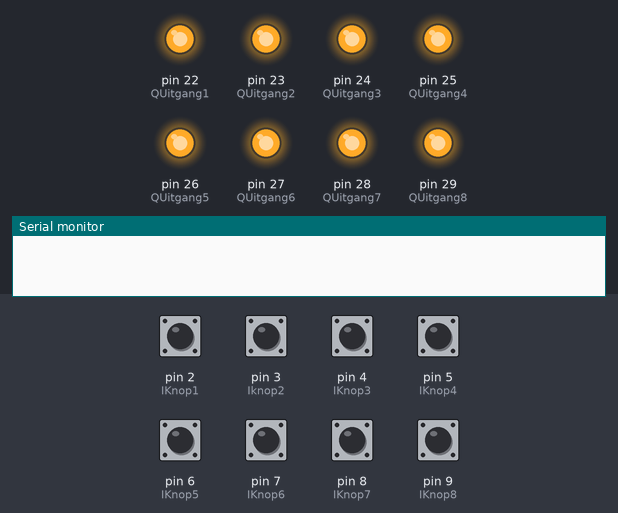
Bench run of a sketch on a simulated Arduino Mega 2560, built with avr-gcc and run on an emulated ATmega2560. Parts: output pins drawn as LEDs (lit = HIGH), the last lines printed to the serial monitor. Inputs (shaded band) come from the test bench; at power-on: pin 2 (IKnop1), pin 3 (Iknop2), pin 4 (IKnop3), pin 5 (IKnop4), pin 6 (IKnop5), pin 7 (IKnop6), pin 8 (IKnop7), pin 9 (IKnop8) HIGH. EEPROM starts erased.

Above: at 1.8 s.
1.9 s: pin 2 (IKnop1) pulled LOW for 1 s
At 3.2 s:
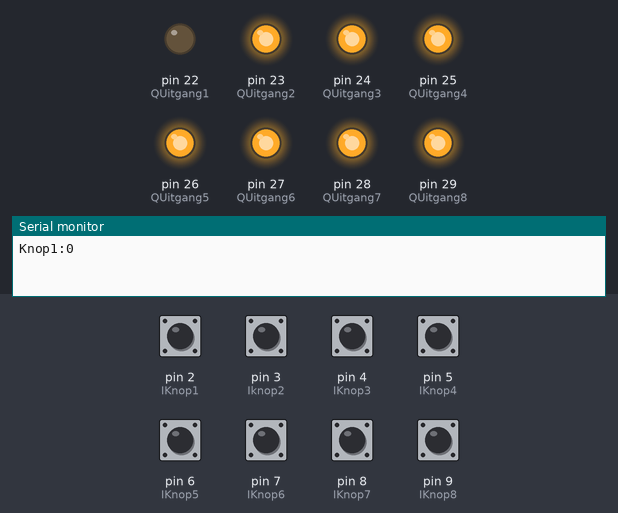
4.4 s: pin 6 (IKnop5) pulled LOW for 0.15 s
At 5.7 s:
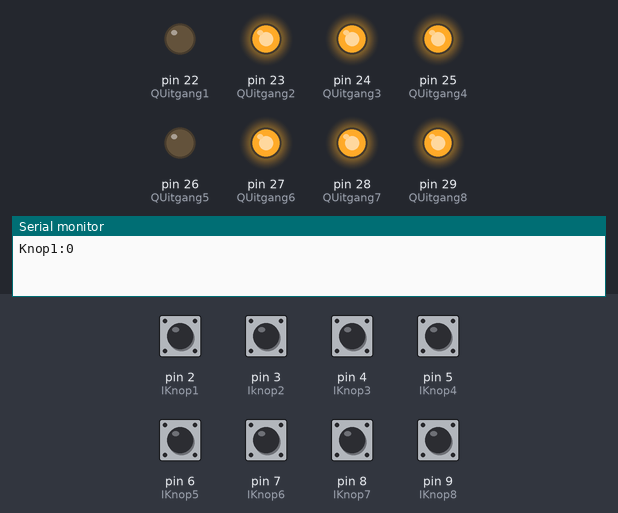
6.0 s: pin 7 (IKnop6) pulled LOW for 0.15 s
At 7.3 s:
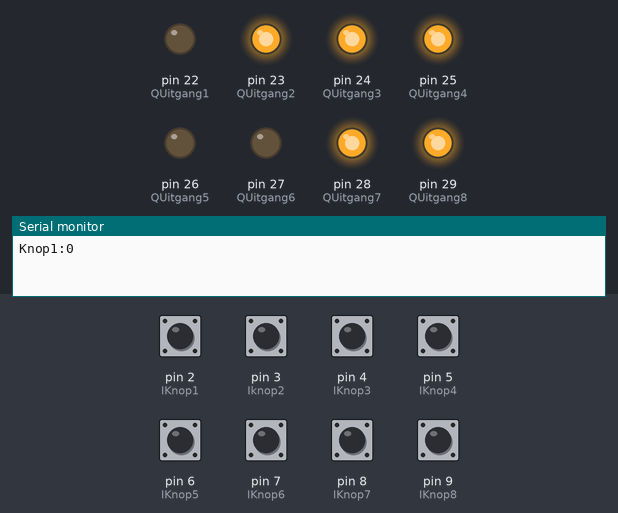
7.7 s: pin 8 (IKnop7) pulled LOW for 0.15 s
At 8.6 s:
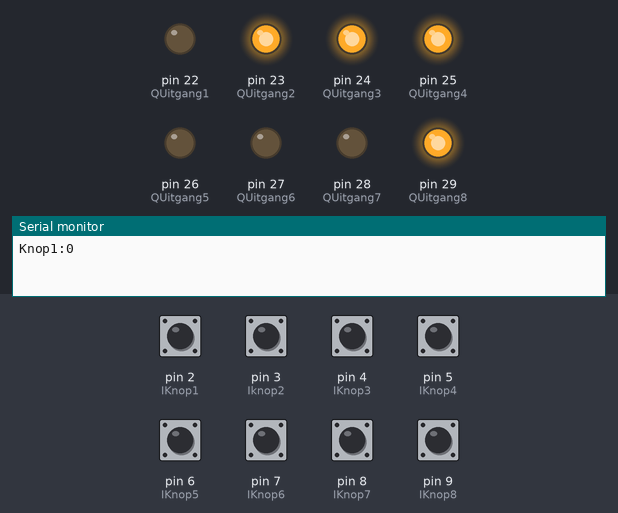
9.4 s: pin 9 (IKnop8) pulled LOW for 0.15 s
At 10.0 s:
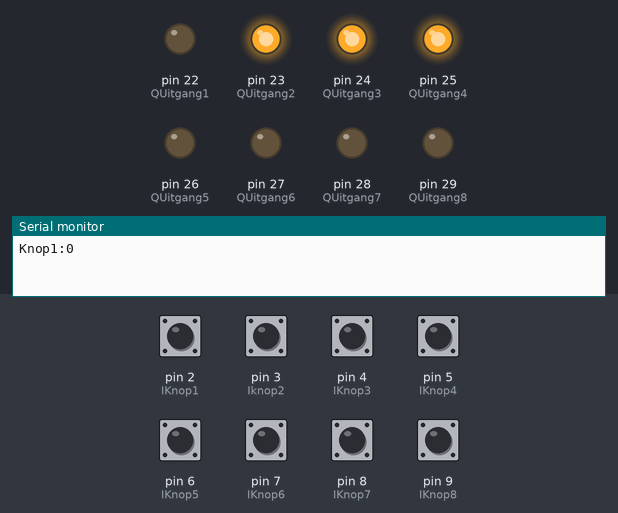
11.1 s: pin 2 (IKnop1) pulled LOW for 0.15 s
At 12.5 s:
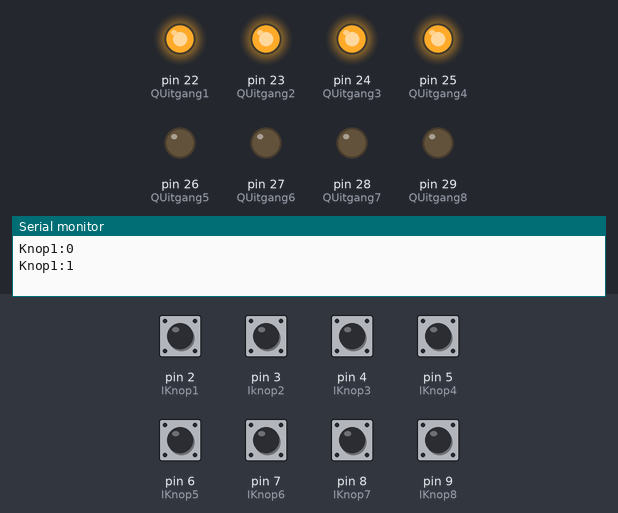
Timing chart, 0 to 13.8 s (numbered marks = the images above; inputs shaded):
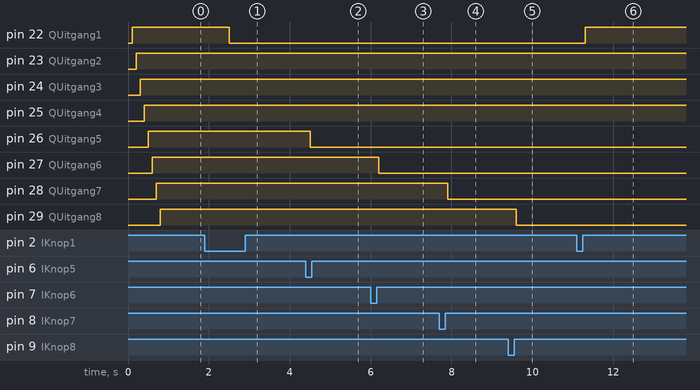

Measured:
- after the input at 1.9 s, pin 22 (QUitgang1): HIGH → LOW after 0.60 s
- after the input at 4.4 s, pin 26 (QUitgang5): HIGH → LOW after 0.10 s
- after the input at 6.0 s, pin 27 (QUitgang6): HIGH → LOW after 0.20 s
- after the input at 7.7 s, pin 28 (QUitgang7): HIGH → LOW after 0.21 s
- after the input at 9.4 s, pin 29 (QUitgang8): HIGH → LOW after 0.21 s
- after the input at 11.1 s, pin 22 (QUitgang1): LOW → HIGH after 0.21 s

The sketch:

ArduinoMega.ino
```cpp
#include <EEPROM.h>

//Declaratie drukknoppen
#pragma region Declaratie Drukknoppen
int IKnop1 = 2;
int Iknop2 = 3;
int IKnop3 = 4;
int IKnop4 = 5;
int IKnop5 = 6;
int IKnop6 = 7;
int IKnop7 = 8;
int IKnop8 = 9;
#pragma endregion

//Declaratie Uitgangen
#pragma region Declaratie Uitgangen
int QUitgang1 = 22;
int QUitgang2 = 23;
int QUitgang3 = 24;
int QUitgang4 = 25;
int QUitgang5 = 26;
int QUitgang6 = 27;
int QUitgang7 = 28;
int QUitgang8 = 29;
#pragma endregion

//Variabelen voor de Drukknoppen + Uitgangen
#pragma region Variabelen Voor Drukknoppen + Uitgangen
//Drukknop 1 Variabelen
bool btnState1 = HIGH;
bool btnPrevState1 = HIGH;
bool QState1 = LOW;

//Drukknop 2 Variabelen
bool btnState2 = HIGH;
bool btnPrevState2 = HIGH;
bool QState2 = LOW;

//Drukknop 3 Variabelen
bool btnState3 = HIGH;
bool btnPrevState3 = HIGH;
bool QState3 = LOW;

//Drukknop 4 Variabelen
bool btnState4 = HIGH;
bool btnPrevState4 = HIGH;
bool QState4 = LOW;

//Drukknop 5 Variabelen
bool btnState5 = HIGH;
bool btnPrevState5 = HIGH;
bool QState5 = LOW;

//Drukknop 6 Variabelen
bool btnState6 = HIGH;
bool btnPrevState6 = HIGH;
bool QState6 = LOW;

//Drukknop 7 Variabelen
bool btnState7 = HIGH;
bool btnPrevState7 = HIGH;
bool QState7 = LOW;

//Drukknop 8 Variabelen
bool btnState8 = HIGH;
bool btnPrevState8 = HIGH;
bool QState8 = LOW;
#pragma endregion

//Declaratie Variabelen Voor Seriële Communicatie
String incomingString;

//Declaratie Voor current Sensor ACS712
#include <Filters.h>

#define ACS_Pin A0

float ACS_Value;
float testFrequency = 50;
float windowLength = 40.0 / testFrequency;

float intercept = -0.10;
float slope = 0.07344;

float Amps_TRMS;
float verbruik;

unsigned long printPeriod = 1000;
unsigned long previousMillis = 0;

void setup()
{
// put your setup code here, to run once:
//Het aanmaken van input voor de drukknoppen
#pragma region Pinmode Inputs
    pinMode(IKnop1, INPUT_PULLUP);
    pinMode(Iknop2, INPUT_PULLUP);
    pinMode(IKnop3, INPUT_PULLUP);
    pinMode(IKnop4, INPUT_PULLUP);
    pinMode(IKnop5, INPUT_PULLUP);
    pinMode(IKnop6, INPUT_PULLUP);
    pinMode(IKnop7, INPUT_PULLUP);
    pinMode(IKnop8, INPUT_PULLUP);
#pragma endregion

//Het aanmaken van de output voor de uitgangen
#pragma region Pinmode Outputs
    pinMode(QUitgang1, OUTPUT);
    pinMode(QUitgang2, OUTPUT);
    pinMode(QUitgang3, OUTPUT);
    pinMode(QUitgang4, OUTPUT);
    pinMode(QUitgang5, OUTPUT);
    pinMode(QUitgang6, OUTPUT);
    pinMode(QUitgang7, OUTPUT);
    pinMode(QUitgang8, OUTPUT);
#pragma endregion

    //Open Seriële Poort
    Serial.begin(9600);
    Serial1.begin(9600);

    //Input current sensor
    pinMode(ACS_Pin, INPUT);

    //States ophalen uit EEPROM
    QState1 = EEPROM.read(0);
    QState2 = EEPROM.read(1);
    QState3 = EEPROM.read(2);
    QState4 = EEPROM.read(3);
    QState5 = EEPROM.read(4);
    QState6 = EEPROM.read(5);
    QState7 = EEPROM.read(6);
    QState8 = EEPROM.read(7);
}

void loop()
{
// put your main code here, to run repeatedly:

// --------Drukknoppen Inlezen----------
#pragma region drukknop
    // Drukknop 1 Toggle gedeelte
    btnState1 = digitalRead(IKnop1);
    delay(100);
    if (btnState1 != btnPrevState1)
    {
        if (btnState1 == LOW)
        {
            QState1 = !QState1;
            Serial1.println("Knop1:" + String(QState1));
            Serial.println("Knop1:" + String(QState1));
        }
    }
    btnPrevState1 = btnState1;
    EEPROM.put(0, QState1);
    digitalWrite(QUitgang1, QState1);

    // Drukknop 2 Toggle gedeelte
    btnState2 = digitalRead(Iknop2);
    delay(100);
    if (btnState2 != btnPrevState2)
    {
        if (btnState2 == LOW)
        {
            QState2 = !QState2;
            Serial1.println("Knop2:" + String(QState2));
        }
    }
    btnPrevState2 = btnState2;
    EEPROM.put(1, QState2);
    digitalWrite(QUitgang2, QState2);

    // Drukknop 3 Toggle gedeelte
    btnState3 = digitalRead(IKnop3);
    delay(100);
    if (btnState3 != btnPrevState3)
    {
        if (btnState3 == LOW)
        {
            QState3 = !QState3;
            Serial1.println("Knop3:" + String(QState3));
        }
    }
    btnPrevState3 = btnState3;
    EEPROM.put(2, QState3);
    digitalWrite(QUitgang3, QState3);

    // Drukknop 4 Toggle gedeelte
    btnState4 = digitalRead(IKnop4);
    delay(100);
    if (btnState4 != btnPrevState4)
    {
        if (btnState4 == LOW)
        {
            QState4 = !QState4;
            Serial1.println("Knop4:" + String(QState4));
        }
    }
    btnPrevState4 = btnState4;
    EEPROM.put(3, QState4);
    digitalWrite(QUitgang4, QState4);

    // Drukknop 5 Toggle gedeelte
    btnState5 = digitalRead(IKnop5);
    delay(100);
    if (btnState5 != btnPrevState5)
    {
        if (btnState5 == LOW)
        {
            QState5 = !QState5;
            Serial1.println("Knop5:" + String(QState5));
        }
    }
    btnPrevState5 = btnState5;
    EEPROM.put(4, QState5);
    digitalWrite(QUitgang5, QState5);

    // Drukknop 6 Toggle gedeelte
    btnState6 = digitalRead(IKnop6);
    delay(100);
    if (btnState6 != btnPrevState6)
    {
        if (btnState6 == LOW)
        {
            QState6 = !QState6;
            Serial1.println("Knop6:" + String(QState6));
        }
    }
    btnPrevState6 = btnState6;
    EEPROM.put(5, QState6);
    digitalWrite(QUitgang6, QState6);

    // Drukknop 7 Toggle gedeelte
    btnState7 = digitalRead(IKnop7);
    delay(100);
    if (btnState7 != btnPrevState7)
    {
        if (btnState7 == LOW)
        {
            QState7 = !QState7;
            Serial1.println("Knop7:" + String(QState7));
        }
    }
    btnPrevState7 = btnState7;
    EEPROM.put(6, QState7);
    digitalWrite(QUitgang7, QState7);

    // Drukknop 8 Toggle gedeelte
    btnState8 = digitalRead(IKnop8);
    delay(100);
    if (btnState8 != btnPrevState8)
    {
        if (btnState8 == LOW)
        {
            QState8 = !QState8;
            Serial1.println("Knop8:" + String(QState8));
        }
    }
    btnPrevState8 = btnState8;
    EEPROM.put(7, QState8);
    digitalWrite(QUitgang8, QState8);
#pragma endregion drukknop

    // --------Seriële Communicatie -----------
    if (Serial1.available() > 0)
    {
        incomingString = Serial1.readString();
        Serial.println(incomingString.substring(0, 8));

#pragma region Current Sensor
        if (incomingString.substring(0, 8) == "Verbruik")
        {
            RunningStatistics inputStats;
            inputStats.setWindowSecs(windowLength);

            ACS_Value = analogRead(ACS_Pin);
            inputStats.input(ACS_Value);
            Amps_TRMS = intercept + slope * inputStats.sigma();

            // Watt => P = U . I
            // Voltage => 230V
            verbruik = 230 * Amps_TRMS;
            Serial1.println("Verbruik:" + String(verbruik));
            Serial.println("Amps:" + String(Amps_TRMS));
            Serial.println("Verbruik:" + String(verbruik));
        }
    }
#pragma endregion

// Schakelen van uitgang1
#pragma region Schakel Uitgang1
    if (incomingString.substring(0, 5) == "Knop1")
    {
        if (incomingString.substring(5, 9) == "Aan")
        {
            QState1 = HIGH;
        }
        else if (incomingString.substring(5, 9) == "Uit")
        {
            QState1 = LOW;
        }
        Serial1.println("Ok");
        Serial.println("Ok");
    }
#pragma endregion

// Schakelen van uitgang2
#pragma region Schakel Uitgang2
    if (incomingString.substring(0, 5) == "Knop2")
    {
        if (incomingString.substring(5, 9) == "Aan")
        {
            QState2 = HIGH;
        }
        else if (incomingString.substring(5, 9) == "Uit")
        {
            QState2 = LOW;
        }
        Serial1.println("Ok");
    }
#pragma endregion

// Schakelen van uitgang3
#pragma region Schakel Uitgang3
    if (incomingString.substring(0, 5) == "Knop3")
    {
        if (incomingString.substring(5, 9) == "Aan")
        {
            QState3 = HIGH;
        }
        else if (incomingString.substring(5, 9) == "Uit")
        {
            QState3 = LOW;
        }
        Serial1.println("Ok");
    }
#pragma endregion

// Schakelen van uitgang4
#pragma region Schakel Uitgang4
    if (incomingString.substring(0, 5) == "Knop4")
    {
        if (incomingString.substring(5, 9) == "Aan")
        {
            QState4 = HIGH;
        }
        else if (incomingString.substring(5, 9) == "Uit")
        {
            QState4 = LOW;
        }
        Serial1.println("Ok");
    }
#pragma endregion

// Schakelen van uitgang5
#pragma region Schakel Uitgang5
    if (incomingString.substring(0, 5) == "Knop5")
    {
        if (incomingString.substring(5, 9) == "Aan")
        {
            QState5 = HIGH;
        }
        else if (incomingString.substring(5, 9) == "Uit")
        {
            QState5 = LOW;
        }
        Serial1.println("Ok");
    }
#pragma endregion

// Schakelen van uitgang6
#pragma region Schakel Uitgang6
    if (incomingString.substring(0, 5) == "Knop6")
    {
        if (incomingString.substring(5, 9) == "Aan")
        {
            QState6 = HIGH;
        }
        else if (incomingString.substring(5, 9) == "Uit")
        {
            QState6 = LOW;
        }
        Serial1.println("Ok");
    }
#pragma endregion

// Schakelen van uitgang7
#pragma region Schakel Uitgang7
    if (incomingString.substring(0, 5) == "Knop7")
    {
        if (incomingString.substring(5, 9) == "Aan")
        {
            QState7 = HIGH;
        }
        else if (incomingString.substring(5, 9) == "Uit")
        {
            QState7 = LOW;
        }
        Serial1.println("Ok");
    }
#pragma endregion

// Schakelen van uitgang8
#pragma region Schakel Uitgang8
    if (incomingString.substring(0, 5) == "Knop8")
    {
        if (incomingString.substring(5, 9) == "Aan")
        {
            QState8 = HIGH;
        }
        else if (incomingString.substring(5, 9) == "Uit")
        {
            QState8 = LOW;
        }
        Serial1.println("Ok");
    }
#pragma endregion

//Informatie geven van de Waardes:
#pragma region Stuur String met waardes terug
    if (incomingString.substring(0, 5) == "Value")
    {
        Serial1.println("Values:Knop1:" + String(QState1) + "Knop2:" + String(QState2) + "Knop3:" + String(QState3) + "Knop4:" + String(QState4) + "Knop5:" + String(QState5) + "Knop6:" + String(QState6) + "Knop7:" + String(QState7) + "Knop8:" + String(QState8));
    }
#pragma endregion

// Test Seriële communicatie
#pragma region teststring

    if (incomingString == "Test")
    {
        Serial1.println("test geslaagd");
        Serial.println("Test geslaagd");
    }
}
#pragma endregion
```
